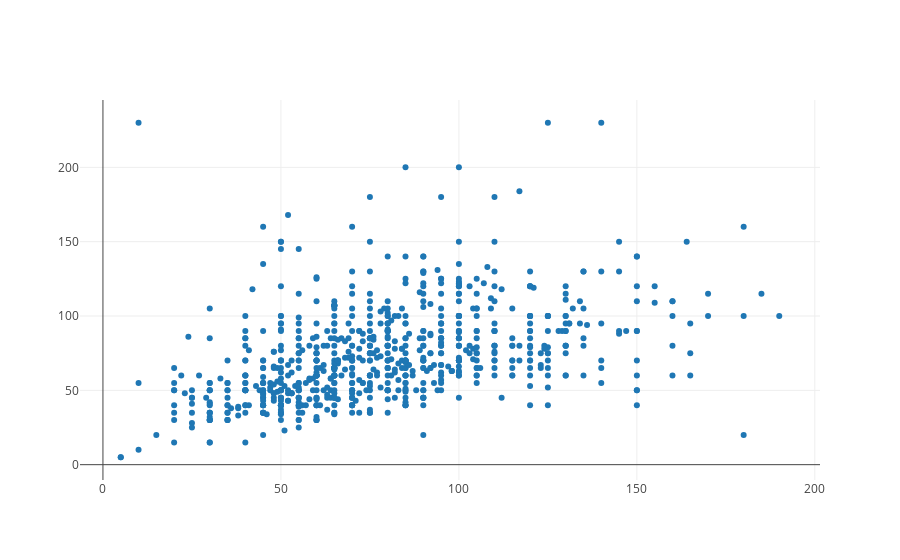

Source (notebook cell):
### Code cell
import plotly.graph_objs as go

iplot([go.Scatter(x=pokemon['Attack'], y=pokemon['Defense'], mode='markers')])

### Figure 1 — Plotly figure (JSON) as saved in the notebook; plotly's stock layout.template omitted (floating-point values rounded to 4 significant figures; data arrays with more than 128 entries replaced by an {"elided": "..."} marker saying what was removed)
{"data": [{"mode": "markers", "type": "scatter", "x": {"elided": "800 int values"}, "y": {"elided": "800 int values"}}], "layout": {}}
